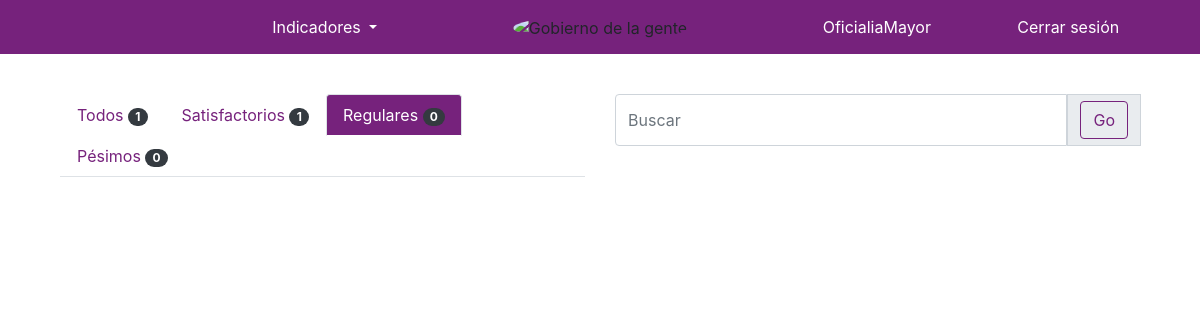
The page /indicadores/regular/ (signed in) on the database as committed earlier.
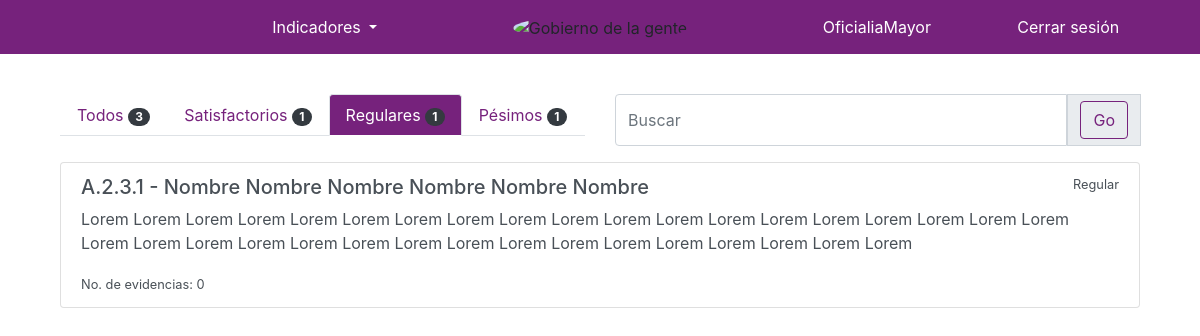
The same page on the database as committed later.
### indicadores/models.py (models this page shows)
class Indicador(models.Model):
    indicador = models.CharField(max_length=10)
    nombre = models.TextField()
    descripcion = models.TextField(blank=True, null=True)
    nivel = models.CharField(max_length=15, choices=choices_nivel, blank=True, null=True)
    dimension = models.CharField(max_length=144, blank=True, null=True)
    criterios_evaluacion = models.TextField(blank=True, null=True)
    area = models.ForeignKey(User, related_name='indicadores', on_delete=models.CASCADE)
    status = models.CharField(max_length=15, choices=choices_status)
    created = models.DateTimeField(auto_now_add=True)
    updated = models.DateTimeField(auto_now=True)
    def __str__(self):
        return self.indicador + ' - ' + self.nombre

### indicadores/views.py (the view)
# urls.py: path('regular/', RegularList.as_view(), name="regular"),
class RegularList(views.View):
    def get(self, request):
        print("LLEGO A AMARILLO")
        template_name = "indicadores/indicador_list.html"
        q = request.GET.get('q')
        indicadores = Indicador.objects.filter(area=request.user, status="Regular")
        print(q)
        if q:
            indicadores = Indicador.objects.filter(Q(area=request.user),
                                                   Q(status="Regular"),
                                                   Q(nombre__icontains=q) |
                                                   Q(indicador__icontains=q) |
                                                   Q(descripcion__icontains=q)).distinct()
        print(indicadores)
        total = len(Indicador.objects.filter(area=request.user))
        verde = len(Indicador.objects.filter(area=request.user, status="Satisfactorio"))
        amarillo = len(Indicador.objects.filter(area=request.user, status="Regular"))
        rojo = len(Indicador.objects.filter(area=request.user, status="Pésimo"))
        context = {'indicadores': indicadores,
                   'tab': 'yellow',
                   'total': total,
                   'verde': verde,
                   'amarillo': amarillo,
                   'rojo': rojo
                   }
        return render(request, template_name, context)

### indicadores/templates/indicadores/indicador_list.html (shortened to what this page needs)
{% extends 'base.html' %}
{% load static %}
{% block content %}
    <div class="container">
        <div class="row">
            <div class="col-md-6">
                <ul class="nav nav-tabs d-flex justify-content-start margin-bottom-small">
              <li class="nav-item">
                <a class="nav-link {% if tab == "all" %} active {% endif %}" href="{% url 'indicadores:list' %}">Todos
                <span class="badge badge-pill badge-dark">{{ total }}</span></a>
              </li>
              <li class="nav-item">
                <a class="nav-link {% if tab == "green" %} active {% endif %}" href="{% url 'indicadores:satisfactorio' %}">Satisfactorios
                <span class="badge badge-pill badge-dark">{{ verde }}</span></a>
              </li>
              <li class="nav-item">
                <a class="nav-link {% if tab == "yellow" %} active {% endif %}" href="{% url 'indicadores:regular' %}">Regulares
                <span class="badge badge-pill badge-dark">{{ amarillo }}</span></a>
              </li>
              <li class="nav-item">
                <a class="nav-link {% if tab == "red" %} active {% endif %}" href="{% url 'indicadores:pesimo' %}">Pésimos
                <span class="badge badge-pill badge-dark">{{ rojo }}</span></a>
              </li>
            </ul>
            </div>
            <div class="col-md-6">
                    {% if tab == "all" %}
                        <form action="{% url 'indicadores:list' %}"
                    {% elif tab == "green" %}
                        <form action="{% url 'indicadores:satisfactorio' %}"
                    {% elif tab == "yellow" %}
                        <form action="{% url 'indicadores:regular' %}"
                    {% else %}
                        <form action="{% url 'indicadores:pesimo' %}"
                    {% endif %}
                    method="get" class="d-flex flex-row">
                        <div class="input-group mb-3">
                            <input type="text" class="form-control" placeholder="Buscar" name="q" value="{{ request.GET.q }}" aria-label="Nombre de Usuario" aria-describedby="basic-addon1" >
                            <div class="input-group-prepend">
                                <span class="input-group-text" id="basic-addon1">
                                   <input class="btn btn-outline-primary " type="submit" name="submit" value="Go">
                                </span>
                            </div>
                        </div>
                </form>
            </div>
        </div>
        <div class="row">
            <div class="col-md-12">
                <div class="list-group">
                    {% for indicador in indicadores %}
                        <a href="#" class="list-group-item margin-bottom-small list-group-item-action flex-column aligm-items-start
                          {% if indicador.status == 'Satisfactorio' %}
                          green-hover
                          {% elif indicador.status == 'Regular' %}
                           yellow-hover
                            {% else %}
                            red-hover
                            {% endif %}">
                            <div class="d-flex justify-content-between">
                                <h5>{{ indicador }}</h5>
                                <small>{{ indicador.status }}</small>
                            </div>
                            <p>{{ indicador.descripcion }}</p>
                            <small> No. de evidencias: {{ indicador.evidencias.count }}</small>
                        </a>
                    {% endfor %}
                </div>
            </div>
        </div>
    </div>
{% endblock %}

Rows that differ between the two databases and show on the page:
added Indicador: indicador+nombre "A.2.3.1 - Nombre Nombre Nombre Nombre Nombre Nombre", status "Regular", descripcion "Lorem Lorem Lorem Lorem Lorem Lorem Lorem Lorem Lorem Lorem Lorem Lorem Lorem Lorem Lorem Lorem Lorem Lorem Lorem Lorem Lorem Lorem Lorem Lorem Lorem Lorem Lorem Lorem Lorem Lorem Lorem Lorem Lorem Lorem Lorem", evidencias.count "0"
Other text that changed with them:
{{ total }}: "1" → "3"
{{ amarillo }}: "0" → "1"
{{ rojo }}: "0" → "1"
